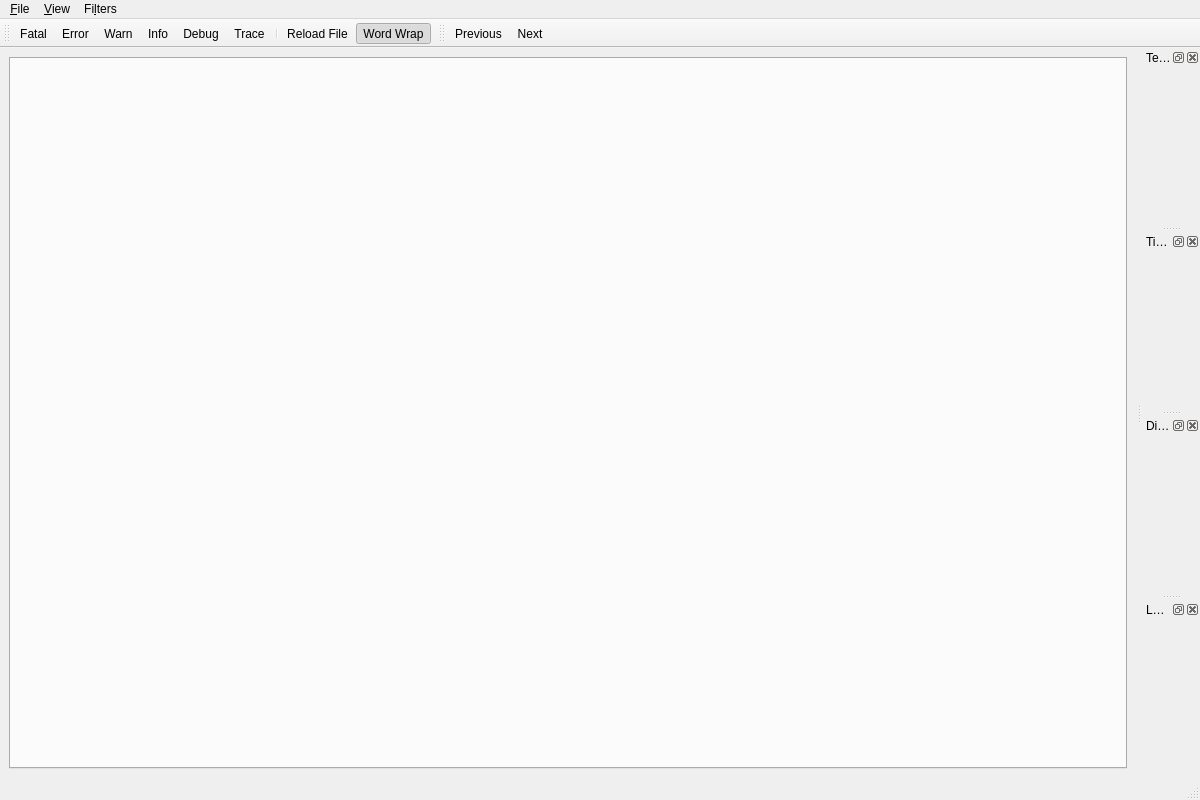
<?xml version="1.0" encoding="UTF-8"?>
<ui version="4.0">
 <class>MainWindow</class>
 <widget class="QMainWindow" name="MainWindow">
  <property name="geometry">
   <rect>
    <x>0</x>
    <y>0</y>
    <width>1200</width>
    <height>800</height>
   </rect>
  </property>
  <property name="windowTitle">
   <string>DendroLog</string>
  </property>
  <widget class="QWidget" name="centralwidget">
   <layout class="QVBoxLayout" name="verticalLayout_2">
    <item>
     <widget class="QTabWidget" name="tabWidget">
      <property name="tabsClosable">
       <bool>true</bool>
      </property>
     </widget>
    </item>
   </layout>
  </widget>
  <widget class="QMenuBar" name="menubar">
   <property name="geometry">
    <rect>
     <x>0</x>
     <y>0</y>
     <width>1200</width>
     <height>21</height>
    </rect>
   </property>
   <widget class="QMenu" name="menuFile">
    <property name="title">
     <string>&amp;File</string>
    </property>
    <widget class="QMenu" name="menuRecentFiles">
     <property name="title">
      <string>Recent Files</string>
     </property>
    </widget>
    <addaction name="actionOpen"/>
    <addaction name="actionSaveAs"/>
    <addaction name="separator"/>
    <addaction name="menuRecentFiles"/>
    <addaction name="separator"/>
    <addaction name="actionReloadFile"/>
   </widget>
   <widget class="QMenu" name="menuView">
    <property name="title">
     <string>&amp;View</string>
    </property>
    <addaction name="actionToggle_Text_Filters_Panel"/>
    <addaction name="actionToggle_Directory_Scanner_Panel"/>
    <addaction name="actionToggle_Time_Filter_Panel"/>
    <addaction name="actionToggle_Field_Visibility_Panel"/>
    <addaction name="separator"/>
    <addaction name="actionWordWrap"/>
   </widget>
   <widget class="QMenu" name="menuFilters">
    <property name="title">
     <string>Fi&amp;lters</string>
    </property>
    <widget class="QMenu" name="menuLog_Level">
     <property name="title">
      <string>Log Level</string>
     </property>
     <addaction name="actionTrace"/>
     <addaction name="actionDebug"/>
     <addaction name="actionInfo"/>
     <addaction name="actionWarn"/>
     <addaction name="actionError"/>
     <addaction name="actionFatal"/>
    </widget>
    <addaction name="menuLog_Level"/>
   </widget>
   <addaction name="menuFile"/>
   <addaction name="menuView"/>
   <addaction name="menuFilters"/>
  </widget>
  <widget class="QStatusBar" name="statusbar"/>
  <widget class="QToolBar" name="toolBar">
   <property name="windowTitle">
    <string>Log Level Toolbar</string>
   </property>
   <attribute name="toolBarArea">
    <enum>TopToolBarArea</enum>
   </attribute>
   <attribute name="toolBarBreak">
    <bool>false</bool>
   </attribute>
   <addaction name="actionFatal"/>
   <addaction name="actionError"/>
   <addaction name="actionWarn"/>
   <addaction name="actionInfo"/>
   <addaction name="actionDebug"/>
   <addaction name="actionTrace"/>
   <addaction name="separator"/>
   <addaction name="actionReloadFile"/>
   <addaction name="actionWordWrap"/>
  </widget>
  <widget class="QToolBar" name="searchToolBar">
   <property name="windowTitle">
    <string>Search Toolbar</string>
   </property>
   <attribute name="toolBarArea">
    <enum>TopToolBarArea</enum>
   </attribute>
   <attribute name="toolBarBreak">
    <bool>false</bool>
   </attribute>
   <addaction name="actionSearchPrevious"/>
   <addaction name="actionSearchNext"/>
  </widget>
  <widget class="QDockWidget" name="textFilterDockWidget">
   <property name="windowTitle">
    <string>Text Filters</string>
   </property>
   <attribute name="dockWidgetArea">
    <number>2</number>
   </attribute>
   <widget class="QWidget" name="textFilterContentsWidget"/>
  </widget>
  <widget class="QDockWidget" name="timeFilterDockWidget">
   <property name="windowTitle">
    <string>Time Range Filter</string>
   </property>
   <attribute name="dockWidgetArea">
    <number>2</number>
   </attribute>
   <widget class="QWidget" name="timeFilterContentsWidget"/>
  </widget>
  <widget class="QDockWidget" name="directoryScannerDockWidget">
   <property name="windowTitle">
    <string>Directory Scanner</string>
   </property>
   <attribute name="dockWidgetArea">
    <number>2</number>
   </attribute>
   <widget class="QWidget" name="directoryScannerContentsWidget"/>
  </widget>
  <widget class="QDockWidget" name="fieldVisibilityDockWidget">
   <property name="windowTitle">
    <string>Log Fields</string>
   </property>
   <attribute name="dockWidgetArea">
    <number>2</number>
   </attribute>
   <widget class="QWidget" name="fieldVisibilityContentsWidget"/>
  </widget>
  <action name="actionFatal">
   <property name="checkable">
    <bool>true</bool>
   </property>
   <property name="text">
    <string>Fatal</string>
   </property>
  </action>
  <action name="actionError">
   <property name="checkable">
    <bool>true</bool>
   </property>
   <property name="text">
    <string>Error</string>
   </property>
  </action>
  <action name="actionWarn">
   <property name="checkable">
    <bool>true</bool>
   </property>
   <property name="text">
    <string>Warn</string>
   </property>
  </action>
  <action name="actionInfo">
   <property name="checkable">
    <bool>true</bool>
   </property>
   <property name="text">
    <string>Info</string>
   </property>
  </action>
  <action name="actionDebug">
   <property name="checkable">
    <bool>true</bool>
   </property>
   <property name="text">
    <string>Debug</string>
   </property>
  </action>
  <action name="actionTrace">
   <property name="checkable">
    <bool>true</bool>
   </property>
   <property name="text">
    <string>Trace</string>
   </property>
  </action>
  <action name="actionToggle_Field_Visibility_Panel">
   <property name="text">
    <string>Log Fields Panel</string>
   </property>
  </action>
  <action name="actionToggle_Text_Filters_Panel">
   <property name="text">
    <string>Text Filters Panel</string>
   </property>
  </action>
  <action name="actionToggle_Directory_Scanner_Panel">
   <property name="text">
    <string>Directory Scanner Panel</string>
   </property>
  </action>
  <action name="actionToggle_Time_Filter_Panel">
   <property name="text">
    <string>Time Filter Panel</string>
   </property>
  </action>
  <action name="actionWordWrap">
   <property name="checkable">
    <bool>true</bool>
   </property>
   <property name="checked">
    <bool>true</bool>
   </property>
   <property name="text">
    <string>Word Wrap</string>
   </property>
  </action>
  <action name="actionOpen">
   <property name="text">
    <string>&amp;Open Log File(s)...</string>
   </property>
  </action>
  <action name="actionSaveAs">
   <property name="text">
    <string>Save View &amp;As...</string>
   </property>
   <property name="toolTip">
    <string>Save the current view (all open documents in this tab) to a new file</string>
   </property>
  </action>
  <action name="actionReloadFile">
   <property name="text">
    <string>&amp;Reload File</string>
   </property>
   <property name="toolTip">
    <string>Check for new content appended to the loaded file(s) and refresh the view</string>
   </property>
   <property name="shortcut">
    <string>F5</string>
   </property>
  </action>
  <action name="actionSearchPrevious">
   <property name="text">
    <string>Search Previous</string>
   </property>
   <property name="iconText">
    <string>Previous</string>
   </property>
   <property name="toolTip">
    <string>Search previous occurrence</string>
   </property>
  </action>
  <action name="actionSearchNext">
   <property name="text">
    <string>Search Next</string>
   </property>
   <property name="iconText">
    <string>Next</string>
   </property>
   <property name="toolTip">
    <string>Search next occurrence</string>
   </property>
  </action>
 </widget>
 <resources/>
 <connections>
  <connection>
   <sender>actionFatal</sender>
   <signal>toggled(bool)</signal>
   <receiver>MainWindow</receiver>
   <slot>on_actionFatal_toggled(bool)</slot>
   <hints>
    <hint type="sourcelabel">
     <x>-1</x>
     <y>-1</y>
    </hint>
    <hint type="destinationlabel">
     <x>20</x>
     <y>20</y>
    </hint>
   </hints>
  </connection>
  <connection>
   <sender>actionError</sender>
   <signal>toggled(bool)</signal>
   <receiver>MainWindow</receiver>
   <slot>on_actionError_toggled(bool)</slot>
   <hints>
    <hint type="sourcelabel">
     <x>-1</x>
     <y>-1</y>
    </hint>
    <hint type="destinationlabel">
     <x>20</x>
     <y>20</y>
    </hint>
   </hints>
  </connection>
  <connection>
   <sender>actionWarn</sender>
   <signal>toggled(bool)</signal>
   <receiver>MainWindow</receiver>
   <slot>on_actionWarn_toggled(bool)</slot>
   <hints>
    <hint type="sourcelabel">
     <x>-1</x>
     <y>-1</y>
    </hint>
    <hint type="destinationlabel">
     <x>20</x>
     <y>20</y>
    </hint>
   </hints>
  </connection>
  <connection>
   <sender>actionInfo</sender>
   <signal>toggled(bool)</signal>
   <receiver>MainWindow</receiver>
   <slot>on_actionInfo_toggled(bool)</slot>
   <hints>
    <hint type="sourcelabel">
     <x>-1</x>
     <y>-1</y>
    </hint>
    <hint type="destinationlabel">
     <x>20</x>
     <y>20</y>
    </hint>
   </hints>
  </connection>
  <connection>
   <sender>actionDebug</sender>
   <signal>toggled(bool)</signal>
   <receiver>MainWindow</receiver>
   <slot>on_actionDebug_toggled(bool)</slot>
   <hints>
    <hint type="sourcelabel">
     <x>-1</x>
     <y>-1</y>
    </hint>
    <hint type="destinationlabel">
     <x>20</x>
     <y>20</y>
    </hint>
   </hints>
  </connection>
  <connection>
   <sender>actionTrace</sender>
   <signal>toggled(bool)</signal>
   <receiver>MainWindow</receiver>
   <slot>on_actionTrace_toggled(bool)</slot>
   <hints>
    <hint type="sourcelabel">
     <x>-1</x>
     <y>-1</y>
    </hint>
    <hint type="destinationlabel">
     <x>20</x>
     <y>20</y>
    </hint>
   </hints>
  </connection>
  <connection>
   <sender>actionToggle_Text_Filters_Panel</sender>
   <signal>triggered()</signal>
   <receiver>MainWindow</receiver>
   <slot>toggleTextFilterDock()</slot>
   <hints>
    <hint type="sourcelabel">
     <x>-1</x>
     <y>-1</y>
    </hint>
    <hint type="destinationlabel">
     <x>20</x>
     <y>20</y>
    </hint>
   </hints>
  </connection>
  <connection>
   <sender>actionToggle_Directory_Scanner_Panel</sender>
   <signal>triggered()</signal>
   <receiver>MainWindow</receiver>
   <slot>toggleDirectoryScannerDock()</slot>
   <hints>
    <hint type="sourcelabel">
     <x>-1</x>
     <y>-1</y>
    </hint>
    <hint type="destinationlabel">
     <x>20</x>
     <y>20</y>
    </hint>
   </hints>
  </connection>
  <connection>
   <sender>actionToggle_Time_Filter_Panel</sender>
   <signal>triggered()</signal>
   <receiver>MainWindow</receiver>
   <slot>toggleTimeFilterDock()</slot>
   <hints>
    <hint type="sourcelabel">
     <x>-1</x>
     <y>-1</y>
    </hint>
    <hint type="destinationlabel">
     <x>20</x>
     <y>20</y>
    </hint>
   </hints>
  </connection>
 </connections>
 <slots>
  <slot>on_actionOpen_triggered()</slot>
  <slot>on_actionFatal_toggled(bool)</slot>
  <slot>on_actionError_toggled(bool)</slot>
  <slot>on_actionWarn_toggled(bool)</slot>
  <slot>on_actionInfo_toggled(bool)</slot>
  <slot>on_actionDebug_toggled(bool)</slot>
  <slot>on_actionTrace_toggled(bool)</slot>
  <slot>toggleTextFilterDock()</slot>
  <slot>toggleDirectoryScannerDock()</slot>
  <slot>toggleTimeFilterDock()</slot>
  <slot>onScanDirectoryClicked()</slot>
  <slot>onConfigureScanExtensionsClicked()</slot>
  <slot>on_actionWordWrap_toggled(bool)</slot>
 </slots>
</ui>
